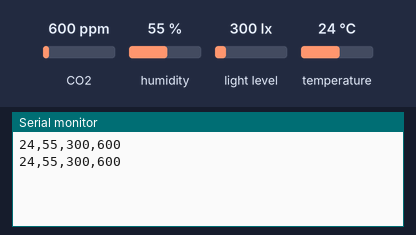
A sketch run on a simulated Arduino Mega 2560, built with avr-gcc and run on an emulated ATmega2560. Shown: the last lines printed to the serial monitor. The inputs (shaded band) are chosen by the test bench; at power-on: CO2 600 ppm, humidity 55 %, light level 300 lx, temperature 24 °C.

Above: at 4.8 s.
4.9 s: CO2 set to 452 ppm
At 7.5 s:
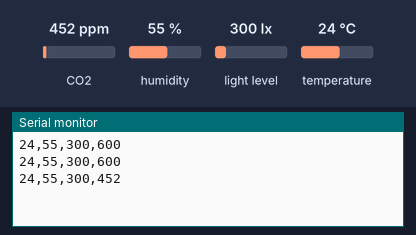
7.9 s: humidity set to 22 %
At 9.4 s:
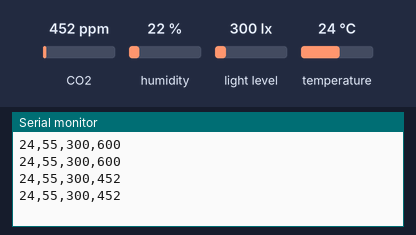
10.9 s: light level set to 40 lx
At 12.4 s:
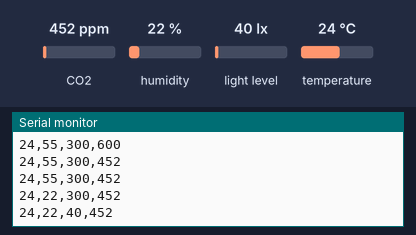
13.9 s: temperature set to 12 °C
At 14.8 s:
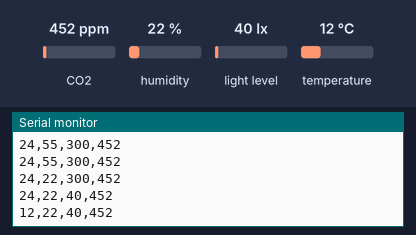
16.9 s: CO2 set to 1050 ppm
At 19.1 s:
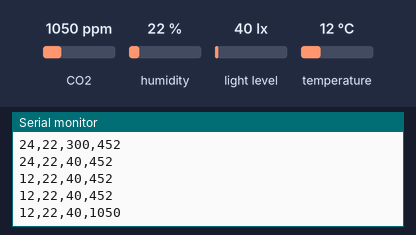
19.9 s: humidity set to 40 %
At 20.9 s:
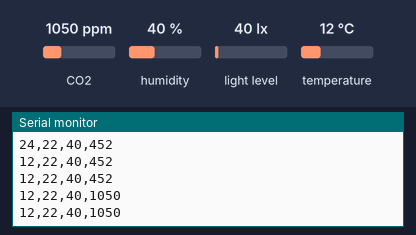
Timing chart, 0 to 22.9 s (numbered marks = the images above; inputs shaded):
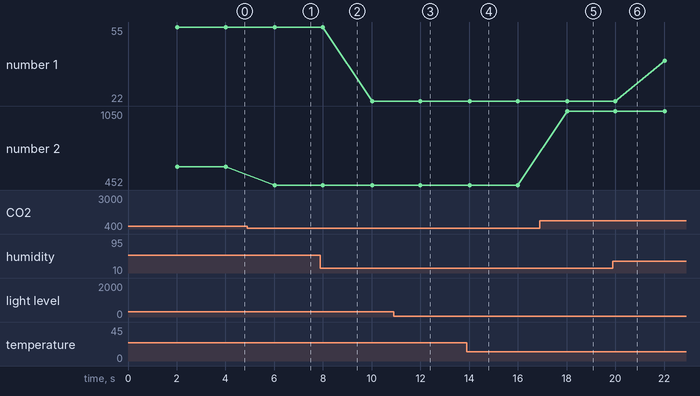

Measured:
- after the input at 4.9 s, the serial monitor: prints a new line after 1.1 s (image 1)
- after the input at 10.9 s, the serial monitor: prints a new line after 1.1 s (image 3)
- after the input at 13.9 s, the serial monitor: prints a new line after 0.13 s (image 4)
- after the input at 16.9 s, the serial monitor: prints a new line after 1.1 s (image 5)
- plotted number 1: 55 → 22 after the input at 7.9 s
- plotted number 2: 600 → 452 after the input at 4.9 s, 452 → 1050 after the input at 16.9 s

The sketch:

step13.ino
```cpp
//센서값들을 millis를 사용해 2초마다 값을 받아옴
#include <Wire.h>
#include <BH1750.h>
#include <MQ135.h>
#include <DHT.h>
#include <DHT_U.h>


#define DHT11_PIN 14
#define DHT11_TYPE DHT11
#define MQ135_PIN A12

MQ135 mq135(MQ135_PIN);
DHT dht11(DHT11_PIN, DHT11_TYPE);
BH1750 bh1750;

unsigned long t = 0;
unsigned long t_prev = 0;
int paroid_ms = 2000;
void setup() {
  Serial.begin(9600);
  Wire.begin();
  bh1750.begin();
  dht11.begin();
  t_prev = millis();
}
void loop() {
  t = millis();
  if(t - t_prev >= paroid_ms){
     int LUX = bh1750.readLightLevel();
     int TEMP = dht11.readTemperature();
     int RH = dht11.readHumidity();
     int GAS = mq135.getCorrectedPPM(TEMP, RH);
     String data = String(TEMP) + "," + String(RH) + "," + String(LUX) + "," + String(GAS);
     Serial.println(data);
     t_prev = t;
  }
}
```
